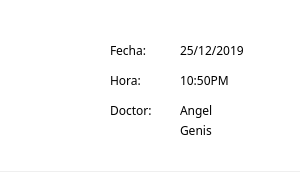
<?xml version="1.0" encoding="UTF-8"?>
<ui version="4.0">
 <class>recepcion_tarjeta_citas</class>
 <widget class="QWidget" name="recepcion_tarjeta_citas">
  <property name="geometry">
   <rect>
    <x>0</x>
    <y>0</y>
    <width>300</width>
    <height>172</height>
   </rect>
  </property>
  <property name="minimumSize">
   <size>
    <width>300</width>
    <height>172</height>
   </size>
  </property>
  <property name="maximumSize">
   <size>
    <width>300</width>
    <height>172</height>
   </size>
  </property>
  <property name="windowTitle">
   <string>Form</string>
  </property>
  <widget class="QLabel" name="label">
   <property name="geometry">
    <rect>
     <x>0</x>
     <y>0</y>
     <width>301</width>
     <height>171</height>
    </rect>
   </property>
   <property name="styleSheet">
    <string notr="true">background: white;</string>
   </property>
   <property name="text">
    <string/>
   </property>
  </widget>
  <widget class="QLabel" name="calenadrio_img">
   <property name="geometry">
    <rect>
     <x>20</x>
     <y>40</y>
     <width>71</width>
     <height>71</height>
    </rect>
   </property>
   <property name="text">
    <string/>
   </property>
   <property name="pixmap">
    <pixmap resource="../../resources.qrc">:/imagenes/Imagenes/calendario.png</pixmap>
   </property>
   <property name="scaledContents">
    <bool>true</bool>
   </property>
  </widget>
  <widget class="QLabel" name="fecha">
   <property name="geometry">
    <rect>
     <x>180</x>
     <y>40</y>
     <width>101</width>
     <height>20</height>
    </rect>
   </property>
   <property name="font">
    <font>
     <family>Montserrat</family>
    </font>
   </property>
   <property name="text">
    <string>25/12/2019</string>
   </property>
   <property name="alignment">
    <set>Qt::AlignLeading|Qt::AlignLeft|Qt::AlignVCenter</set>
   </property>
  </widget>
  <widget class="QLabel" name="fecha_2">
   <property name="geometry">
    <rect>
     <x>110</x>
     <y>100</y>
     <width>51</width>
     <height>20</height>
    </rect>
   </property>
   <property name="font">
    <font>
     <family>Montserrat</family>
    </font>
   </property>
   <property name="text">
    <string>Doctor:</string>
   </property>
   <property name="alignment">
    <set>Qt::AlignLeading|Qt::AlignLeft|Qt::AlignVCenter</set>
   </property>
  </widget>
  <widget class="QLabel" name="fecha_3">
   <property name="geometry">
    <rect>
     <x>110</x>
     <y>40</y>
     <width>51</width>
     <height>20</height>
    </rect>
   </property>
   <property name="font">
    <font>
     <family>Montserrat</family>
    </font>
   </property>
   <property name="text">
    <string>Fecha: </string>
   </property>
   <property name="alignment">
    <set>Qt::AlignLeading|Qt::AlignLeft|Qt::AlignVCenter</set>
   </property>
  </widget>
  <widget class="QLabel" name="fecha_4">
   <property name="geometry">
    <rect>
     <x>110</x>
     <y>70</y>
     <width>51</width>
     <height>20</height>
    </rect>
   </property>
   <property name="font">
    <font>
     <family>Montserrat</family>
    </font>
   </property>
   <property name="text">
    <string>Hora:</string>
   </property>
   <property name="alignment">
    <set>Qt::AlignLeading|Qt::AlignLeft|Qt::AlignVCenter</set>
   </property>
  </widget>
  <widget class="QLabel" name="hora">
   <property name="geometry">
    <rect>
     <x>180</x>
     <y>70</y>
     <width>101</width>
     <height>20</height>
    </rect>
   </property>
   <property name="font">
    <font>
     <family>Montserrat</family>
    </font>
   </property>
   <property name="text">
    <string>10:50PM</string>
   </property>
   <property name="alignment">
    <set>Qt::AlignLeading|Qt::AlignLeft|Qt::AlignVCenter</set>
   </property>
  </widget>
  <widget class="QLabel" name="doctor">
   <property name="geometry">
    <rect>
     <x>180</x>
     <y>100</y>
     <width>81</width>
     <height>20</height>
    </rect>
   </property>
   <property name="font">
    <font>
     <family>Montserrat</family>
    </font>
   </property>
   <property name="text">
    <string>Angel </string>
   </property>
   <property name="alignment">
    <set>Qt::AlignLeading|Qt::AlignLeft|Qt::AlignVCenter</set>
   </property>
  </widget>
  <widget class="QLabel" name="paterno">
   <property name="geometry">
    <rect>
     <x>180</x>
     <y>120</y>
     <width>71</width>
     <height>20</height>
    </rect>
   </property>
   <property name="font">
    <font>
     <family>Montserrat</family>
    </font>
   </property>
   <property name="text">
    <string>Genis</string>
   </property>
   <property name="alignment">
    <set>Qt::AlignLeading|Qt::AlignLeft|Qt::AlignVCenter</set>
   </property>
  </widget>
 </widget>
 <resources>
  <include location="../../resources.qrc"/>
 </resources>
 <connections/>
</ui>
